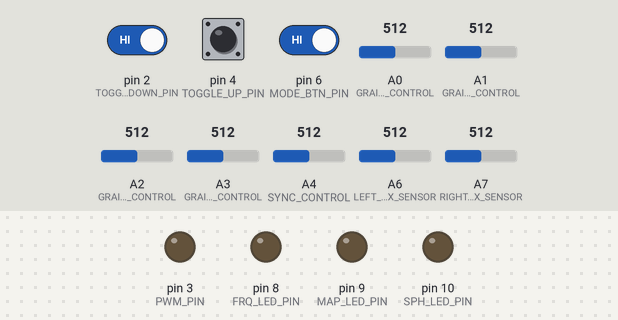
Recording of a sketch running on a simulated Arduino Mega 2560, built with avr-gcc and run on an emulated ATmega2560. Parts: output pins drawn as LEDs (lit = HIGH). Dashed ring = blinking. The test bench sets the inputs (shaded band); at power-on: pin 4 (TOGGLE_UP_PIN) HIGH, pin 2 (TOGGLE_DOWN_PIN) HIGH, pin 6 (MODE_BTN_PIN) HIGH, A0 (GRAIN_DECAY_CONTROL) = 512, A1 (GRAIN_FREQ_CONTROL) = 512, A2 (GRAIN2_DECAY_CONTROL) = 512, A3 (GRAIN2_FREQ_CONTROL) = 512, A4 (SYNC_CONTROL) = 512, A6 (LEFT_PROX_SENSOR) = 512, A7 (RIGHT_PROX_SENSOR) = 512.

Above: at 1.2 s.
1.3 s: pin 4 (TOGGLE_UP_PIN) pulled LOW for 1 s
4.3 s: pin 2 (TOGGLE_DOWN_PIN) driven LOW and pin 6 (MODE_BTN_PIN) driven LOW
At 5.95 s:
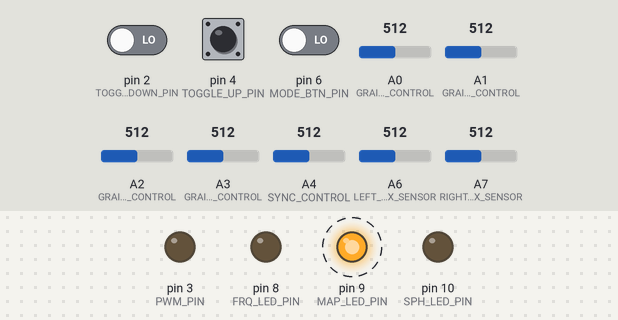
7.3 s: pin 2 (TOGGLE_DOWN_PIN) driven HIGH
10.3 s: pin 4 (TOGGLE_UP_PIN) pulled LOW for 3.2 s
At 11.58 s:
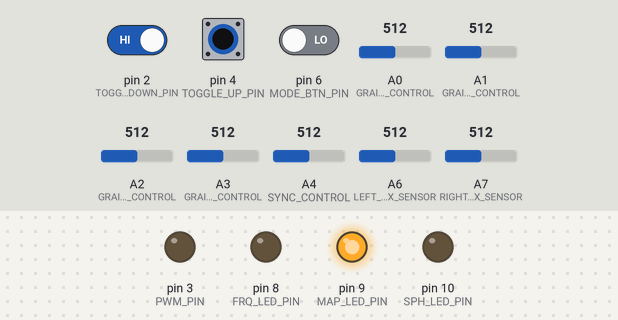
Timing chart, 0 to 16.0 s (numbered marks = the images above; inputs shaded):
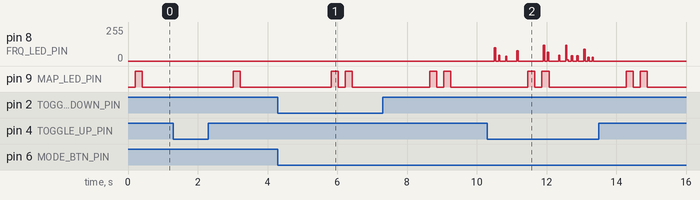

The sketch:

Granular_Synth_Theremin.ino
```cpp
// Based on Peter Knight's Arduino Granular Synth project
// https://github.com/ndonegan/auduino/blob/master/auduino.pde
#include <avr/io.h>
#include <avr/interrupt.h>
// Define Analogue Inputs
#define SYNC_CONTROL         (4) // Sync pot pin
#define GRAIN_FREQ_CONTROL   (1) // Freq1 pot pin
#define GRAIN_DECAY_CONTROL  (0) // Decay1 pot pin
#define GRAIN2_FREQ_CONTROL  (3) // Freq2 pot pin
#define GRAIN2_DECAY_CONTROL (2) // Decay2 pot
#define LEFT_PROX_SENSOR     (6) // Left proximity sensor pin
#define RIGHT_PROX_SENSOR    (7) // Right proximity sensor pin
//Define Digital IOs
#define TOGGLE_DOWN_PIN      (2) // toggle switch down pin
#define TOGGLE_UP_PIN        (4) // toggle switch up pin
#define MODE_BTN_PIN         (6) // push button pin
#define SPH_LED_PIN          (10)// SPH LED pin
#define FRQ_LED_PIN          (8) // FRQ LED pin
#define MAP_LED_PIN          (9) // MAP LED pin
// Define audio values for Arduino Mega
#define LED_PIN       13
#define LED_PORT      PORTB
#define LED_BIT       7
#define PWM_PIN       3
#define PWM_VALUE     OCR3C
#define PWM_INTERRUPT TIMER3_OVF_vect

uint16_t syncPhaseAcc;
uint16_t syncPhaseInc;
uint16_t grainPhaseAcc;
uint16_t grainPhaseInc;
uint16_t grainAmp;
uint8_t grainDecay;
uint16_t grain2PhaseAcc;
uint16_t grain2PhaseInc;
uint16_t grain2Amp;
uint8_t grain2Decay;
volatile uint16_t mapLEDState = LOW;
long previousMillis = 0;
uint16_t BlinkRate = 5;
uint16_t mapLEDBlinkCount = 0;
uint16_t mapLEDBlinkLoopLength = 14;
uint16_t syncValue = 0;
uint16_t freq1Value = 0;
uint16_t freq2Value = 0;
uint16_t toggleDownValue = 0;
uint16_t toggleUpValue = 0;
uint16_t btnModeValue;
uint16_t buttonState;
uint16_t leftPSValue = 0;
uint16_t rightPSValue = 0;
uint16_t psMin = 40;           // minimum proximity sensor value
uint16_t psMax = 620;         // maximum proximity sensor value
uint16_t mapMode = 0;
//Mode 0:Smooth Logarithmic mapping
//Mode 1:Chromatic mapping
//Mode 2:Major Diatonic mapping
//Mode 3:Minor Diatonic mapping
//Mode 4:Pentatonic mapping
//Mode 5:Major Pentatonic mapping
//Mode 6:Minor Pentatonic mapping

void setup() {
  pinMode(SPH_LED_PIN, OUTPUT);
  pinMode(FRQ_LED_PIN, OUTPUT);
  pinMode(MAP_LED_PIN, OUTPUT);
  digitalWrite(SPH_LED_PIN, HIGH);
  digitalWrite(FRQ_LED_PIN, HIGH);
  digitalWrite(MAP_LED_PIN, HIGH);
  pinMode(PWM_PIN, OUTPUT);
  audioOn();
  pinMode(TOGGLE_DOWN_PIN, INPUT_PULLUP);
  pinMode(TOGGLE_UP_PIN, INPUT_PULLUP);
  pinMode(MODE_BTN_PIN, INPUT_PULLUP);
  digitalWrite(SPH_LED_PIN, LOW);
  digitalWrite(FRQ_LED_PIN, LOW);
  digitalWrite(MAP_LED_PIN, LOW);
}

void loop() {
  toggleDownValue = digitalRead(TOGGLE_DOWN_PIN);
  toggleUpValue   = digitalRead(TOGGLE_UP_PIN);
  btnModeValue    = digitalRead(MODE_BTN_PIN);
  if (btnModeValue != buttonState) {
    if(btnModeValue == 0){
      mapMode++;
      if(mapMode > 6)
        mapMode = 0;
    }
    buttonState = btnModeValue;
  }
  if (millis() - previousMillis > 1000/BlinkRate){
    mapLEDBlinkCount ++;
    previousMillis = millis();
    digitalWrite(MAP_LED_PIN, LOW);
    if (mapLEDBlinkCount <= (mapMode+1)*2) {
      mapLEDState = !mapLEDState;
      digitalWrite(MAP_LED_PIN, mapLEDState);
    } else if (mapLEDBlinkCount >= mapLEDBlinkLoopLength) {
      mapLEDBlinkCount = 0;
    }
  }
  if(toggleDownValue == 0){
    leftPSValue  = analogRead(LEFT_PROX_SENSOR);
    rightPSValue = analogRead(RIGHT_PROX_SENSOR);
    freq2Value   = analogRead(GRAIN2_FREQ_CONTROL);
    analogWrite(SPH_LED_PIN, (leftPSValue+rightPSValue)/2);
    leftPSValue  = constrain(map(leftPSValue, psMin, psMax, 512, 1023), 512, 1023);
    rightPSValue = constrain(map(rightPSValue, psMin, psMax, 256, 1023), 256, 1023);
    syncValue    = rightPSValue;
    freq1Value   = 1024 - leftPSValue;
  }else if(toggleUpValue == 0){
    leftPSValue  = analogRead(LEFT_PROX_SENSOR);
    rightPSValue = analogRead(RIGHT_PROX_SENSOR);
    syncValue    = analogRead(SYNC_CONTROL);
    analogWrite(SPH_LED_PIN, (leftPSValue+rightPSValue)/2);
    leftPSValue  = constrain(map(leftPSValue, psMin, psMax, 512, 1023), 512, 1023);
    rightPSValue = constrain(map(rightPSValue, psMin, psMax, 512, 1023), 512, 1023);
    freq2Value   = 1024 - leftPSValue;
    freq1Value   = 1024 - rightPSValue;
  }else {
    syncValue    = analogRead(SYNC_CONTROL);
    freq2Value   = analogRead(GRAIN2_FREQ_CONTROL);
    freq1Value   = analogRead(GRAIN_FREQ_CONTROL);
    digitalWrite(SPH_LED_PIN, LOW);
  }
  switch (mapMode) {
    case 0:
      syncPhaseInc = MapPhaseInc(syncValue) / 4;
      break;
    case 1:
      syncPhaseInc = MapMidi(syncValue);
      break;
    case 2:
      syncPhaseInc = MapMajorDiatonic(syncValue);
      break;
    case 3:
      syncPhaseInc = MapMinorDiatonic(syncValue);
      break;
    case 4:
      syncPhaseInc = MapPentatonic(syncValue);
      break;
    case 5:
      syncPhaseInc = MapMajorPentatonic(syncValue);
      break;
    case 6:
      syncPhaseInc = MapMinorPentatonic(syncValue);
      break;
  }
  grainPhaseInc  = MapPhaseInc(freq1Value) / 2;
  grainDecay     = analogRead(GRAIN_DECAY_CONTROL) / 8;
  grain2PhaseInc = MapPhaseInc(freq2Value) / 2;
  grain2Decay    = analogRead(GRAIN2_DECAY_CONTROL) / 4;
  digitalWrite(FRQ_LED_PIN, PWM_VALUE);
}

SIGNAL(PWM_INTERRUPT){
  uint8_t value;
  uint16_t output;

  syncPhaseAcc += syncPhaseInc;
  if (syncPhaseAcc < syncPhaseInc) {
    // Time to start the next grain
    grainPhaseAcc = 0;
    grainAmp = 0x7fff;
    grain2PhaseAcc = 0;
    grain2Amp = 0x7fff;
    LED_PORT ^= 1 << LED_BIT; // Faster than using digitalWrite
  }

  // Increment the phase of the grain oscillators
  grainPhaseAcc += grainPhaseInc;
  grain2PhaseAcc += grain2PhaseInc;

  // Convert phase into a triangle wave
  value = (grainPhaseAcc >> 7) & 0xff;
  if (grainPhaseAcc & 0x8000) value = ~value;
  // Multiply by current grain amplitude to get sample
  output = value * (grainAmp >> 8);

  // Repeat for second grain
  value = (grain2PhaseAcc >> 7) & 0xff;
  if (grain2PhaseAcc & 0x8000) value = ~value;
  output += value * (grain2Amp >> 8);

  // Make the grain amplitudes decay by a factor every sample (exponential decay)
  grainAmp -= (grainAmp >> 8) * grainDecay;
  grain2Amp -= (grain2Amp >> 8) * grain2Decay;

  // Scale output to the available range, clipping if necessary
  output >>= 9;
  if (output > 255) output = 255;

  // Output to PWM (this is faster than using analogWrite)
  PWM_VALUE = output;
}

void audioOn() {
  //ARDUINO MEGA Compatible
  TCCR3A = _BV(COM3C1) | _BV(WGM30);
  TCCR3B = _BV(CS30);
  TIMSK3 = _BV(TOIE3);
}

// MAPPINGS - START
// Smooth logarithmic mapping
uint16_t antilogTable[] = {
  64830,64132,63441,62757,62081,61413,60751,60097,59449,58809,58176,57549,56929,56316,55709,55109,
  54515,53928,53347,52773,52204,51642,51085,50535,49991,49452,48920,48393,47871,47356,46846,46341,
  45842,45348,44859,44376,43898,43425,42958,42495,42037,41584,41136,40693,40255,39821,39392,38968,
  38548,38133,37722,37316,36914,36516,36123,35734,35349,34968,34591,34219,33850,33486,33125,32768
};
uint16_t MapPhaseInc(uint16_t input) {
  return (antilogTable[input & 0x3f]) >> (input >> 6);
}

// Stepped chromatic mapping
uint16_t midiTable[] = {
  0,17,18,19,20,22,23,24,26,27,29,31,32,34,36,38,41,43,46,48,51,54,58,61,65,69,73,
  77,82,86,92,97,103,109,115,122,129,137,145,154,163,173,183,194,206,218,231,
  244,259,274,291,308,326,346,366,388,411,435,461,489,518,549,581,616,652,691,
  732,776,822,871,923,978,1036,1097,1163,1232,1305,1383,1465,1552,1644,1742,
  1845,1955,2071,2195,2325,2463,2610,2765,2930,3104,3288,3484,3691,3910,4143,
  4389,4650,4927,5220,5530,5859,6207,6577,6968,7382,7821,8286,8779,9301,9854,
  10440,11060,11718,12415,13153,13935,14764,15642,16572,17557,18601,19708,20879,
  22121,23436,24830,26306,27871
};
uint16_t MapMidi(uint16_t input) {
  return (midiTable[(1023-input) >> 3]);
}

// Stepped Pentatonic mapping
uint16_t pentatonicTable[54] = {
  0,19,22,26,29,32,38,43,51,58,65,77,86,103,115,129,154,173,206,231,259,308,346,
  411,461,518,616,691,822,923,1036,1232,1383,1644,1845,2071,2463,2765,3288,
  3691,4143,4927,5530,6577,7382,8286,9854,11060,13153,14764,16572,19708,22121,26306
};
uint16_t MapPentatonic(uint16_t input) {
  uint8_t value = (1023-input) / (1024/53);
  return (pentatonicTable[value]);
}

// Stepped major Diatonic mapping
uint16_t majorDiatonicTable[76] = {
  0,17,19,22,23,26,29,32,34,38,43,46,51,58,65,69,77,86,92,103,115,129,137,154,173,183,206,231,259,274,308,346,366,
  411,461,518,549,616,691,732,822,923,1036,1097,1232,1383,1465,1644,1845,2071,2195,2463,2765,2930,3288,
  3691,4143,4389,4927,5530,5859,6577,7382,8286,8779,9854,11060,11718,13153,14764,16572,17557,19708,22121,23436,26306
};
uint16_t MapMajorDiatonic(uint16_t input) {
  uint8_t value = (1023-input) / (1024/53);
  return (majorDiatonicTable[value]);
}

// Stepped minor Diatonic mapping
uint16_t minorDiatonicTable[76] = {
  0,17,19,20,23,26,27,31,34,38,41,46,51,54,61,69,77,82,92,103,109,122,137,154,163,183,206,218,244,274,308,326,366,
  411,435,489,549,616,652,732,822,871,978,1097,1232,1305,1465,1644,1742,1955,2195,2463,2610,2930,3288,
  3484,3910,4389,4927,5220,5859,6577,6968,7821,8779,9854,10440,11718,13153,13935,15642,17557,19708,20879,23436,26306
};
uint16_t MapMinorDiatonic(uint16_t input) {
  uint8_t value = (1023-input) / (1024/53);
  return (minorDiatonicTable[value]);
}

// Stepped major Pentatonic mapping
uint16_t majorPentatonicTable[55] = {
  0,17,19,22,26,29,34,38,43,51,58,69,77,86,103,115,137,154,173,206,231,274,308,346,
  411,461,549,616,691,822,923,1097,1232,1383,1644,1845,2195,2463,2765,3288,
  3691,4389,4927,5530,6577,7382,8779,9854,11060,13153,14764,17557,19708,22121,26306
};
uint16_t MapMajorPentatonic(uint16_t input) {
  uint8_t value = (1023-input) / (1024/53);
  return (majorPentatonicTable[value]);
}

// Stepped minor Pentatonic mapping
uint16_t minorPentatonicTable[55] = {
  0,17,20,23,26,31,34,41,46,51,61,69,82,92,103,122,137,163,183,206,244,274,326,366,
  411,489,549,652,732,822,978,1097,1305,1465,1644,1955,2195,2610,2930,3288,
  3910,4389,5220,5859,6577,7821,8779,10440,11718,13153,15642,17557,20879,23436,26306
};
uint16_t MapMinorPentatonic(uint16_t input) {
  uint8_t value = (1023-input) / (1024/53);
  return (minorPentatonicTable[value]);
}
// MAPPINGS - END
```
